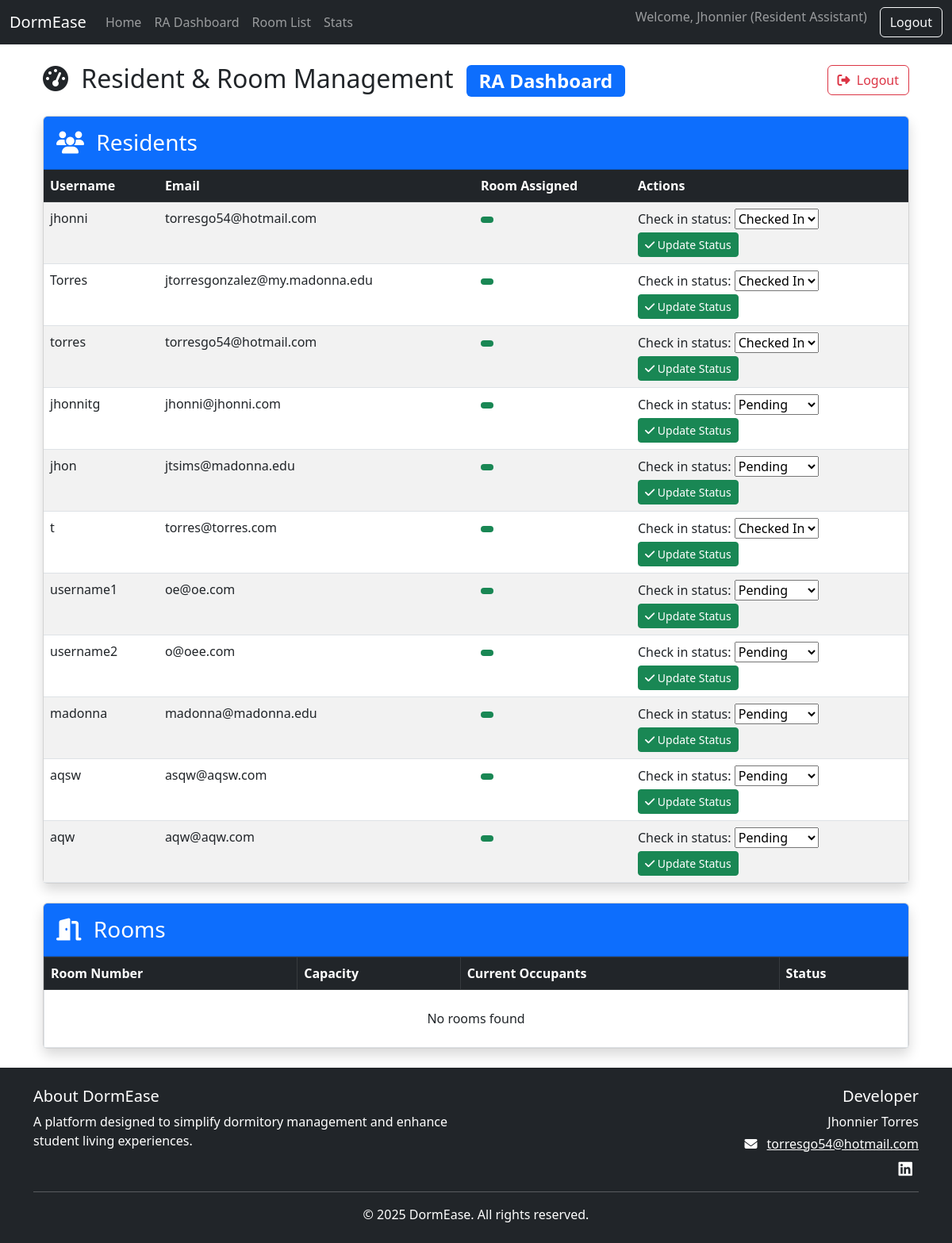
Before: /ra-dashboard/ (signed in) with the older database file.
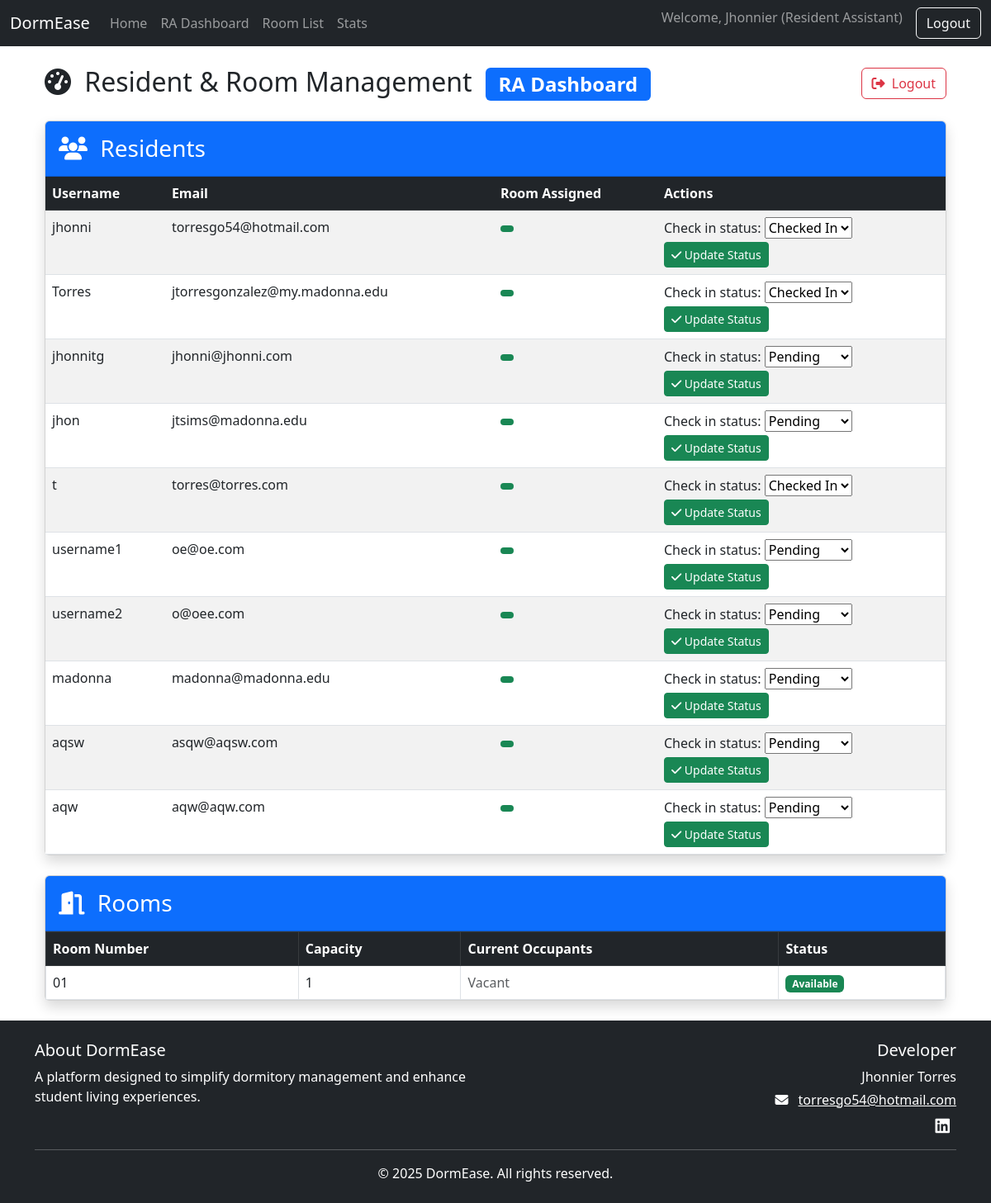
After: the same page with the newer database file.
### users/models.py (models this page shows, shortened)
class CustomUser(AbstractUser):
    ROLE_CHOICES = [
        ('resident', 'Resident'),
        ('ra', 'Resident Assistant'),
        ('superuser', 'Superuser'),
    ]
    role = models.CharField(max_length=20, choices=ROLE_CHOICES, default='resident')
    student_id = models.CharField(max_length=20, blank=True, null=True)
    move_in_date = models.DateField(blank=True, null=True)
    CHECK_IN_CHOICES = [
        ('pending', 'Pending'),
        ('checked_in', 'Checked In'),
    ]
    check_in_status = models.CharField(max_length=20, choices=CHECK_IN_CHOICES, default='pending')

class Room(models.Model):
    ROOM_TYPES = [
        ('single', 'Single'),
        ('double', 'Double'),
        ('quad', 'Quad'),
    ]
    room_number = models.CharField(max_length=10, unique=True)
    room_type = models.CharField(max_length=10, choices=ROOM_TYPES)
    capacity = models.IntegerField()
    occupants = models.ManyToManyField('CustomUser', blank=True, related_name='assigned_room')

### users/views.py (the view, shortened to what this page needs)
# urls.py: path('ra-dashboard/', views.RADashboardView.as_view(), name='ra-dashboard'),
class RADashboardView(LoginRequiredMixin, View):
    def get(self, request):
        residents = models.CustomUser.objects.filter(role='resident')
        rooms = models.Room.objects.all()
        checkin_forms = {resident.id: forms.CheckInForm(instance=resident) for resident in residents}
        return render(request, 'users/dashboard.html', {
            'residents': residents,
            'rooms': rooms,
            'checkin_forms': checkin_forms
        })

### users/templatetags/custom_filters.py (called while the page is built)
@register.filter
def dict_get(d, key):
    return d.get(key)

### users/templates/users/dashboard.html (shortened to what the changed rows need)
{% extends 'base.html' %}
{% load custom_filters %}
{% block content %}
<div class="container-fluid">
    <div class="d-flex justify-content-between align-items-center mb-4">
        <h2 class="mb-0">
            <i class="fas fa-tachometer-alt me-2"></i>
            Resident & Room Management
            {% if user.role == 'ra' %}
            <span class="badge bg-primary ms-2">RA Dashboard</span>
            {% endif %}
        </h2>
    </div>
    <div class="card shadow mb-4">
        <div class="card-body p-0">
            <div class="table-responsive">
                <table class="table table-striped table-hover mb-0">
                    <thead class="table-dark">
                        <tr>
                            <th>Username</th>
                            <th>Email</th>
                            <th>Room Assigned</th>
                            <th>Actions</th>
                        </tr>
                    </thead>
                    <tbody>
                        {% for resident in residents %}
                        <tr>
                            <td>{{ resident.username }}</td>
                            <td>{{ resident.email }}</td>
                            <td>
                                {% if resident.assigned_room %}
                                <span class="badge bg-success">
                                </span>
                                {% else %}
                                <span class="badge bg-warning text-dark">Not Assigned</span>
                                {% endif %}
                            </td>
                            <td>
                                <form method="post" action="{% url 'ra-dashboard' %}">
                                    {{ checkin_forms|dict_get:resident.id }}
                                    <button type="submit" class="btn btn-sm btn-success mt-1">
                                        <i class="fas fa-check"></i> Update Status
                                    </button>
                                </form>
                            </td>
                        </tr>
                        {% empty %}
                        <tr>
                            <td colspan="4" class="text-center py-4">No residents found</td>
                        </tr>
                        {% endfor %}
                    </tbody>
                </table>
            </div>
        </div>
    </div>
    <div class="card shadow">
        <div class="card-body p-0">
            <div class="table-responsive">
                <table class="table table-bordered table-hover mb-0">
                    <thead class="table-dark">
                        <tr>
                            <th>Room Number</th>
                            <th>Capacity</th>
                            <th>Current Occupants</th>
                            <th>Status</th>
                        </tr>
                    </thead>
                    <tbody>
                        {% for room in rooms %}
                        <tr>
                            <td>{{ room.room_number }}</td>
                            <td>{{ room.capacity }}</td>
                            <td>
                                {% if room.occupants.all %}
                                <div class="d-flex flex-wrap gap-1">
                                    {% for occupant in room.occupants.all %}
                                    <span class="badge bg-info">{{ occupant.username }}</span>
                                    {% endfor %}
                                </div>
                                {% else %}
                                <span class="text-muted">Vacant</span>
                                {% endif %}
                            </td>
                            <td>
                                {% if room.occupants.count >= room.capacity %}
                                <span class="badge bg-danger">Full</span>
                                {% elif room.occupants.count > 0 %}
                                <span class="badge bg-warning text-dark">{{ room.occupants.count }}/{{ room.capacity }}</span>
                                {% else %}
                                <span class="badge bg-success">Available</span>
                                {% endif %}
                            </td>
                        </tr>
                        {% empty %}
                        <tr>
                            <td colspan="4" class="text-center py-4">No rooms found</td>
                        </tr>
                        {% endfor %}
                    </tbody>
                </table>
            </div>
        </div>
    </div>
</div>
{% endblock %}

Changed rows visible on the page:
no longer on this page (row edited): CustomUser: username "torres", email "torresgo54@hotmail.com", check_in_status "Checked In"
added Room: room_number "01", capacity "1", shows "Vacant", shows "Available"
Other visible differences:
text no longer shown: "No rooms found"
